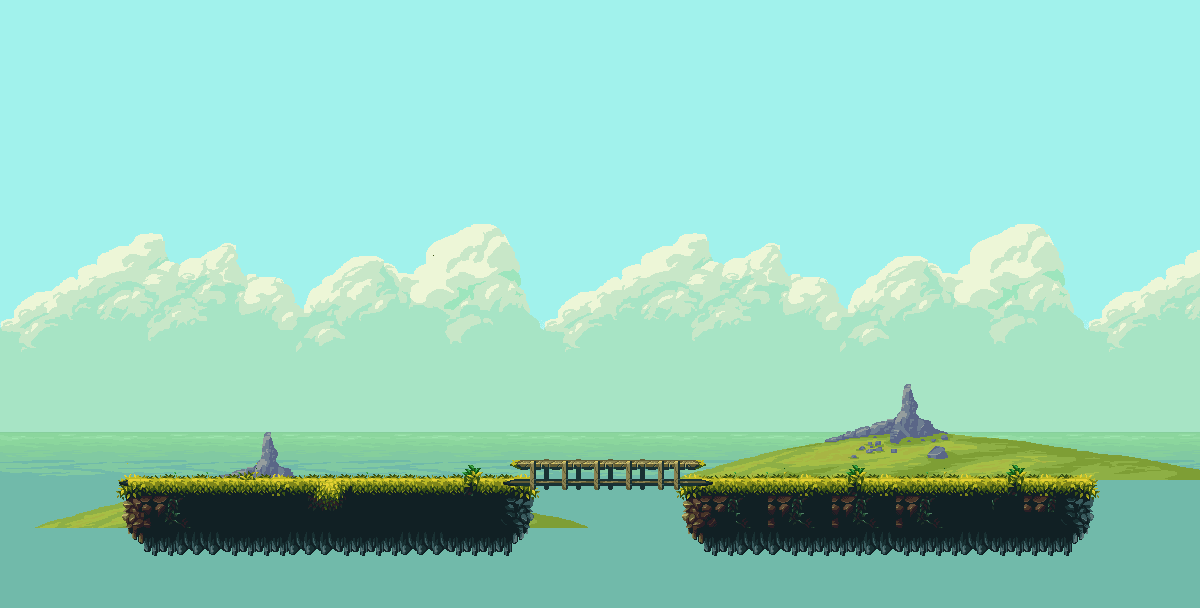

This game map was drawn from its Tiled (.tmx) file and the tilesets committed beside it. A one-line description and the trimmed map source follow:
An orthogonal 75x38 tile map with 16x16 px tiles, 7 tile layers (sky, clouds, sea, back, ...), 5 tilesets and 5 objects (3x collision, player, mob).

<map version="1.10" tiledversion="1.11.2" orientation="orthogonal" renderorder="left-up" width="75" height="38" tilewidth="16" tileheight="16" infinite="0" nextlayerid="11" nextobjectid="15">
 <tileset firstgid="1" source="tileset.tsx" />
 <tileset firstgid="1161" source="sea.tsx" />
 <tileset firstgid="1203" source="sky.tsx" />
 <tileset firstgid="1336" source="far-grounds.tsx" />
 <tileset firstgid="1564" source="clouds.tsx" />
 <layer id="3" name="sky" width="75" height="38">
  <data>[2850 cells, 2775 non-empty, 136 distinct tile ids]</data>
 </layer>
 <layer id="9" name="clouds" width="75" height="38">
  <data>[2850 cells, 975 non-empty, 442 distinct tile ids]</data>
 </layer>
 <layer id="2" name="sea" width="75" height="38">
  <data>[2850 cells, 825 non-empty, 42 distinct tile ids]</data>
 </layer>
 <layer id="1" name="back" width="75" height="38">
  <data>[2850 cells, 1466 non-empty, 213 distinct tile ids]</data>
 </layer>
 <layer id="6" name="décors" width="75" height="38">
  <data>[2850 cells, 15 non-empty, 8 distinct tile ids]</data>
 </layer>
 <layer id="4" name="platform" width="75" height="38">
  <data>[2850 cells, 746 non-empty, 103 distinct tile ids]</data>
 </layer>
 <layer id="7" name="pont" width="75" height="38">
  <data>[2850 cells, 75 non-empty, 25 distinct tile ids]</data>
 </layer>
 <objectgroup id="10" name="objects">
  <object id="1" name="player" x="260" y="450">
   <point />
  </object>
  <object id="14" name="mob" x="922.831" y="299.128">
   <point />
  </object>
  <object id="3" type="collision" x="152.455" y="481.667" width="375.212" height="65" />
  <object id="6" type="collision" x="685.989" y="481.667" width="378.182" height="67" />
  <object id="10" type="collision" x="527.675" y="481.671" width="158.3" height="6" />
 </objectgroup>
</map>
